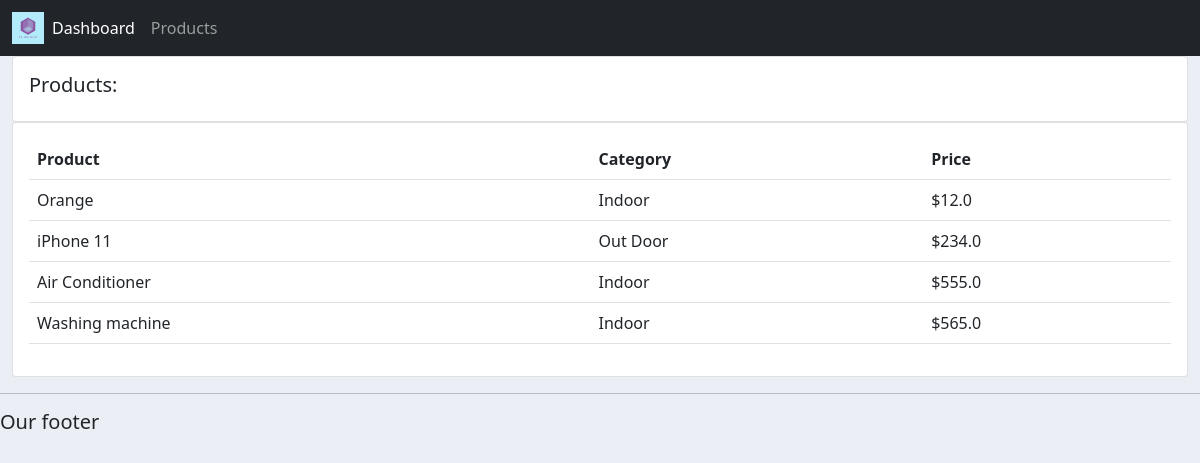
Page /products on the committed database.
### accounts/models.py (models this page shows, shortened)
class Product(models.Model):
	CATEGORY = (
			('Indoor', 'Indoor'),
			('Out Door', 'Out Door'),
			)
	name = models.CharField(max_length=200, null=True)
	price = models.FloatField(null=True)
	category = models.CharField(max_length=200, null=True, choices=CATEGORY)
	description = models.CharField(max_length=200, null=True, blank=True)
	date_created = models.DateTimeField(auto_now_add=True, null=True)
	tags = models.ManyToManyField(Tag)

### accounts/views.py (the view)
# urls.py: path('products', views.products, name="products"),
def products(request):
    products = Product.objects.all()
    context = {'products': products}
    return render(request, 'accounts/products.html', context)

### accounts/templates/accounts/products.html
{% extends 'accounts/main.html' %}
{% block content %}
<div class="row">
  <div class="col-sm">
      <div class="card card-body">
            <h5>Products:</h5>
      </div>
      <div class="card card-body">
          <table class="table">
              <tr>
              <th>Product</th>
              <th>Category</th>
              <th>Price</th>
              </tr>
              {%  for i in products  %}
                  <tr>
                        <td>{{i.name}}</td>
                        <td>{{i.category}}</td>
                        <td>${{i.price}}</td>
                  </tr>
              {% endfor %}
          </table>
      </div>
 </div>
 </div>
{% endblock %}

### static/css/main.css (style rules this page uses)
body { background-color: #ebeff5; }

### rows in the picture
Product: name "Orange", category "Indoor", price "12.0"
Product: name "iPhone 11", category "Out Door", price "234.0"
Product: name "Air Conditioner", category "Indoor", price "555.0"
Product: name "Washing machine", category "Indoor", price "565.0"
